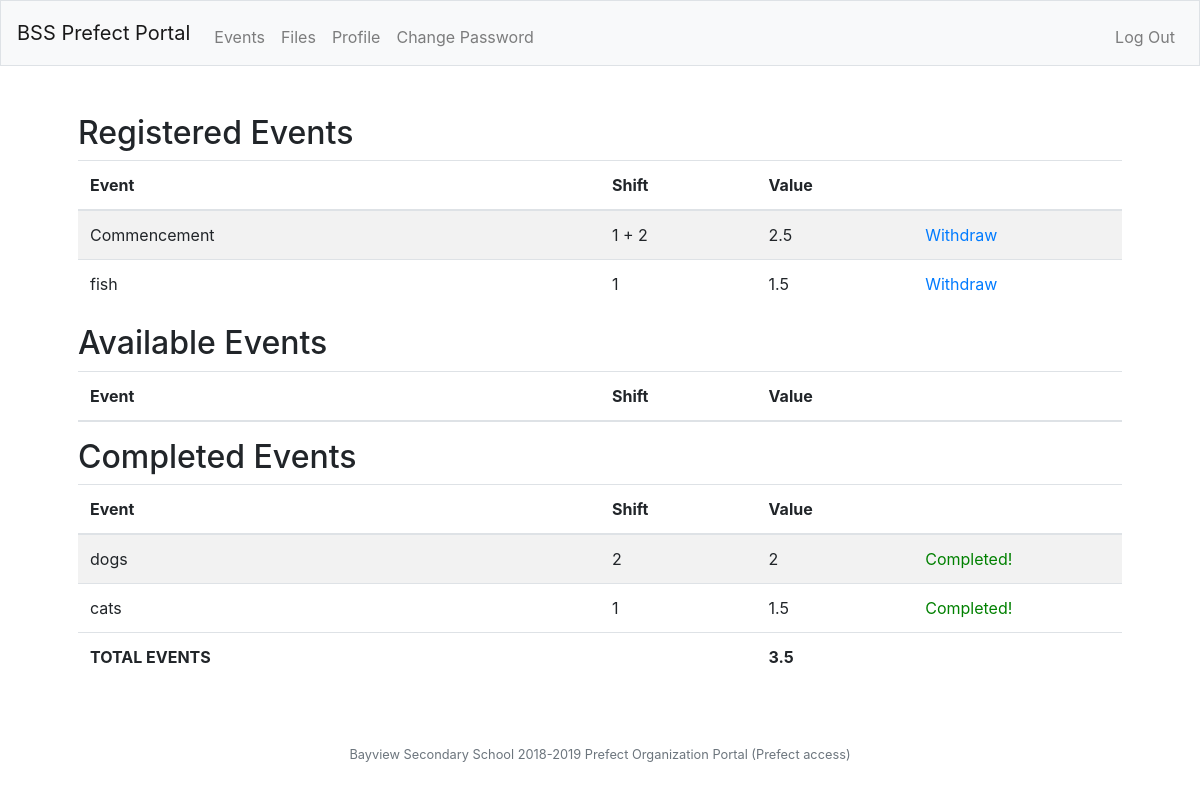
The page /events (signed in) on the database its author committed.
### tables this page shows
CREATE TABLE signup (eventName TEXT NOT NULL, eventCode INTEGER NOT NULL, shift INTEGER NOT NULL, value NUMERIC NOT NULL, id INTEGER NOT NULL);

CREATE TABLE completed (eventName TEXT NOT NULL, eventCode INTEGER NOT NULL, shift INTEGER NOT NULL, value NUMERIC NOT NULL, id INTEGER NOT NULL);

### app.py (the view)
@app.route('/events')
@login_required
def events():
    db.execute('SELECT * FROM signup WHERE id = ?', (session['user_id'],))
    registeredEvents = db.fetchall()
    registered = [{
        'name': event[0],
        'shift': event[2],
        'value': event[3],
        'code': event[1]
    } for event in registeredEvents]
    db.execute('SELECT * FROM events WHERE visible = "yes"')
    availableEvents = db.fetchall()
    available = [{
        'name': event[0],
        'shift': event[2],
        'value': event[3],
        'code': event[1]
    } for event in availableEvents if event[1] not in [event[1] for event in registeredEvents]]
    db.execute('SELECT * FROM completed WHERE id = ?', (session['user_id'],))
    completedEvents = db.fetchall()
    completed = [{
        'name': event[0],
        'shift': event[2],
        'value': event[3]
    } for event in completedEvents]
    total = 0
    for event in completedEvents:
        total += float(event[3])
    return render_template('events.html', registered = registered, available = available, completed = completed, total = total)

### app.py (called while the page is built)
@app.after_request
def after_request(response):
    response.headers['Cache-Control'] = "no-cache, no-store, must-revalidate"
    response.headers['Expires'] = 0
    response.headers['Pragma'] = 'no-cache'
    return response

### functions.py (called while the page is built)
def login_required(f):
    @wraps(f)
    def decorated_function(*args, **kwargs):
        if session.get('user_id') is None:
            return redirect('/login')
        return f(*args, **kwargs)
    return decorated_function

### templates/events.html (shortened to what this page needs)
{% extends "layout.html" %}
{% block main %}
    <h2>Registered Events</h2>
    <table class="table table-striped text-left">
        <thead>
            <tr><b>
                <th class="event">Event</th>
                <th class="shift">Shift</th>
                <th class="value">Value</th>
                <th class="withdraw"></th>
            </b></tr>
        </thead>
        <tbody>
            {% for event in registered %}
                <tr>
                    <td class="event">{{ event.name }}</td>
                    {% if event.shift == 3 %}
                        <td class="shift">1 + 2</td>
                    {% else %}
                        <td class="shift">{{ event.shift }}</td>
                    {% endif %}
                    <td class="value">{{ event.value }}</td>
                    <td class="withdraw"><a href="/withdraw/{{ event.code }}">Withdraw</a></td>
                </tr>
            {% endfor %}
        </tbody>
    </table>
    <h2>Available Events</h2>
    <table class="table table-striped text-left">
        <thead>
            <tr><b>
                <th class="event">Event</th>
                <th class="shift">Shift</th>
                <th class="value">Value</th>
                <th class="signup"></th>
            </b></tr>
        </thead>
    </table>
    <h2>Completed Events</h2>
    <table class="table table-striped text-left">
        <thead>
            <tr><b>
                <th class="event">Event</th>
                <th class="shift">Shift</th>
                <th class="value">Value</th>
                <th class="empty"></th>
            </b></tr>
        </thead>
        <tbody>
            {% for event in completed %}
                <tr>
                    <td class="event">{{ event.name }}</td>
                    {% if event.shift == 3 %}
                        <td class="shift">1 + 2</td>
                    {% else %}
                        <td class="shift">{{ event.shift }}</td>
                    {% endif %}
                    <td class="value">{{ event.value }}</td>
                    <td class="empty completed">Completed!</td>
                </tr>
            {% endfor %}
        </tbody>
        <tfoot>
            <tr>
                <td colspan="2"><b>TOTAL EVENTS</b></td>
                <td class="value"><b>{{ total }}</b></td>
                <td class="empty"></td>
            </tr>
        </tfoot>
    </table>
{% endblock %}

### static/styles.css (style rules this page uses)
.green, .completed { color: green; }
.shift { width: 15%; }
.value { width: 15%; }
.withdraw, .signup, .empty { width: 20%; }

### rows shown on the page
signup: name "Commencement", shift "1 + 2", value "2.5"
signup: name "fish", shift "1", value "1.5"
completed: name "dogs", shift "2", value "2"
completed: name "cats", shift "1", value "1.5"

### other values the page prints
{{ total }} "3.5"
